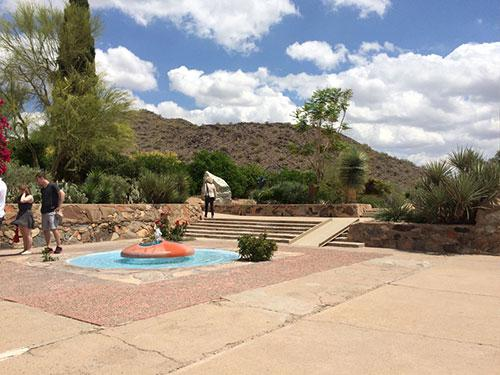
#> input picture computer_vision_course/images/panorama1.jpg, 500 x 375 px
$ jupyter execute --allow-errors chapter12_automatic_panorama_sift.ipynb
#> lines starting #> are read from the running program, lines starting #| are printed output that depends on the picture
[cell 1]
import pathlib

import cv2
import matplotlib as mpl
import matplotlib.pyplot as plt
import numpy as np
from scipy import signal
from transforms import transforms

IMG_DIR = pathlib.Path("images/")

[cell 2]
img_orig1 = plt.imread(IMG_DIR / "panorama1.jpg")
#> img_orig1 is the input picture: shape (375, 500, 3); mean R, G, B 162.4, 152.5, 140.3
img_orig2 = plt.imread(IMG_DIR / "panorama2.jpg")
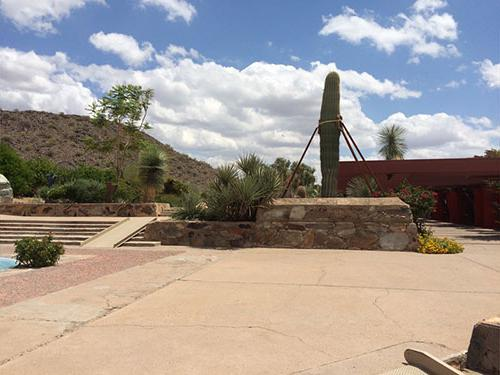
#> input picture computer_vision_course/images/panorama2.jpg, 500 x 375 px
#> img_orig2 is the input picture: shape (375, 500, 3); mean R, G, B 159.3, 151.1, 145.9
img_gray1 = cv2.cvtColor(img_orig1, cv2.COLOR_BGR2GRAY)
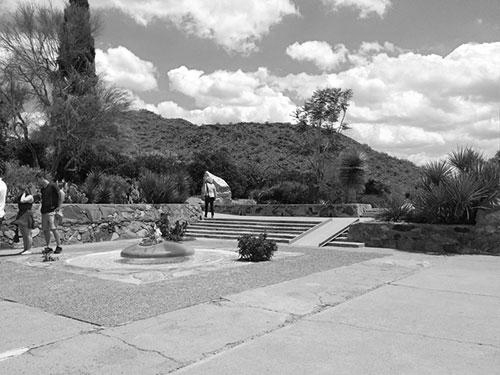
#> img_gray1: shape (375, 500); min 0, max 255, mean 149.9
img_gray2 = cv2.cvtColor(img_orig2, cv2.COLOR_BGR2GRAY)
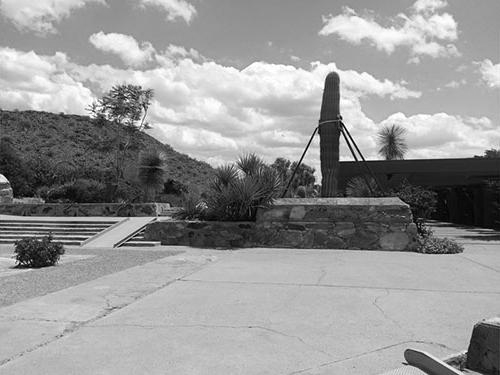
#> img_gray2: shape (375, 500); min 0, max 255, mean 150.5
plt.imshow(img_gray1, cmap="gray")
plt.axis("off")
plt.show()

[cell 3]
sift = cv2.SIFT_create()  # type: ignore
keypoints1 = sift.detect(img_gray1, None)
#> keypoints1 = 1326 keypoints; strongest (x, y, size): (23, 198, 4.1), (222, 183, 5), (212, 195, 3), (158, 232, 4)
keypoints2 = sift.detect(img_gray2, None)
#> keypoints2 = 975 keypoints; strongest (x, y, size): (360, 159, 2.7), (353, 159, 2), (332, 82, 10.8), (345, 156, 8.6)
#> (the rest of this cell did not finish here and is left out)

[cell 4]
img_orig1 = plt.imread(IMG_DIR / "panorama1.jpg")
img_orig2 = plt.imread(IMG_DIR / "panorama2.jpg")

sift = cv2.SIFT_create()  # type: ignore
keypoints1, descriptors1 = sift.detectAndCompute(img_orig1, None)
keypoints2, descriptors2 = sift.detectAndCompute(img_orig2, None)

bf = cv2.BFMatcher(cv2.NORM_L2, crossCheck=True)
matches = bf.match(descriptors1, descriptors2)
#> matches = 434 matches
matches = sorted(matches, key=lambda x: x.distance)
